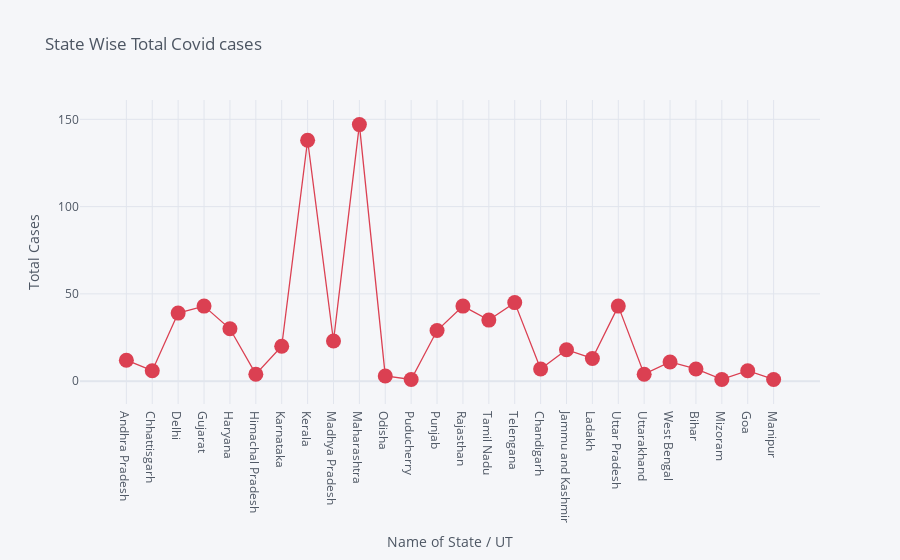

The notebook cell saved with this chart:
### Code cell
df.iplot(kind='scatter',x='Name of State / UT',y='Total Cases',mode='markers+lines',title='State Wise Total Covid cases',xTitle='Name of State / UT',yTitle='Total Cases',colors='red',size=15);

### Figure 1 — Plotly figure (JSON) as saved in the notebook; plotly's stock layout.template omitted (floating-point values rounded to 4 significant figures)
{"data": [{"line": {"color": "rgba(219, 64, 82, 1.0)", "dash": "solid", "shape": "linear", "width": 1.3}, "marker": {"size": 15, "symbol": "circle"}, "mode": "markers+lines", "name": "Total Cases", "text": "", "type": "scatter", "x": ["Andhra Pradesh", "Chhattisgarh", "Delhi", "Gujarat", "Haryana", "Himachal Pradesh", "Karnataka", "Kerala", "Madhya Pradesh", "Maharashtra", "Odisha", "Puducherry", "Punjab", "Rajasthan", "Tamil Nadu", "Telengana", "Chandigarh", "Jammu and Kashmir", "Ladakh", "Uttar Pradesh", "Uttarakhand", "West Bengal", "Bihar", "Mizoram", "Goa", "Manipur"], "y": [12, 6, 39, 43, 30, 4, 20, 138, 23, 147, 3, 1, 29, 43, 35, 45, 7, 18, 13, 43, 4, 11, 7, 1, 6, 1]}], "layout": {"legend": {"bgcolor": "#F5F6F9", "font": {"color": "#4D5663"}}, "paper_bgcolor": "#F5F6F9", "plot_bgcolor": "#F5F6F9", "title": {"font": {"color": "#4D5663"}, "text": "State Wise Total Covid cases"}, "xaxis": {"gridcolor": "#E1E5ED", "showgrid": true, "tickfont": {"color": "#4D5663"}, "title": {"font": {"color": "#4D5663"}, "text": "Name of State / UT"}, "zerolinecolor": "#E1E5ED"}, "yaxis": {"gridcolor": "#E1E5ED", "showgrid": true, "tickfont": {"color": "#4D5663"}, "title": {"font": {"color": "#4D5663"}, "text": "Total Cases"}, "zerolinecolor": "#E1E5ED"}}}
